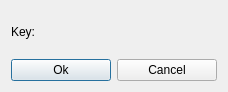
<?xml version="1.0" encoding="UTF-8"?>
<ui version="4.0">
 <class>QNewAllItemDialog</class>
 <widget class="QDialog" name="QNewAllItemDialog">
  <property name="geometry">
   <rect>
    <x>0</x>
    <y>0</y>
    <width>228</width>
    <height>92</height>
   </rect>
  </property>
  <property name="windowTitle">
   <string>Dialog</string>
  </property>
  <layout class="QVBoxLayout" name="verticalLayout">
   <item>
    <layout class="QHBoxLayout" name="horizontalLayout">
     <item>
      <widget class="QLabel" name="label">
       <property name="text">
        <string>Key:</string>
       </property>
      </widget>
     </item>
    </layout>
   </item>
   <item>
    <layout class="QHBoxLayout" name="horizontalLayout_2">
     <item>
      <widget class="QPushButton" name="pushButton">
       <property name="text">
        <string>Ok</string>
       </property>
      </widget>
     </item>
     <item>
      <widget class="QPushButton" name="pushButton_2">
       <property name="text">
        <string>Cancel</string>
       </property>
      </widget>
     </item>
    </layout>
   </item>
  </layout>
 </widget>
 <resources/>
 <connections/>
</ui>
